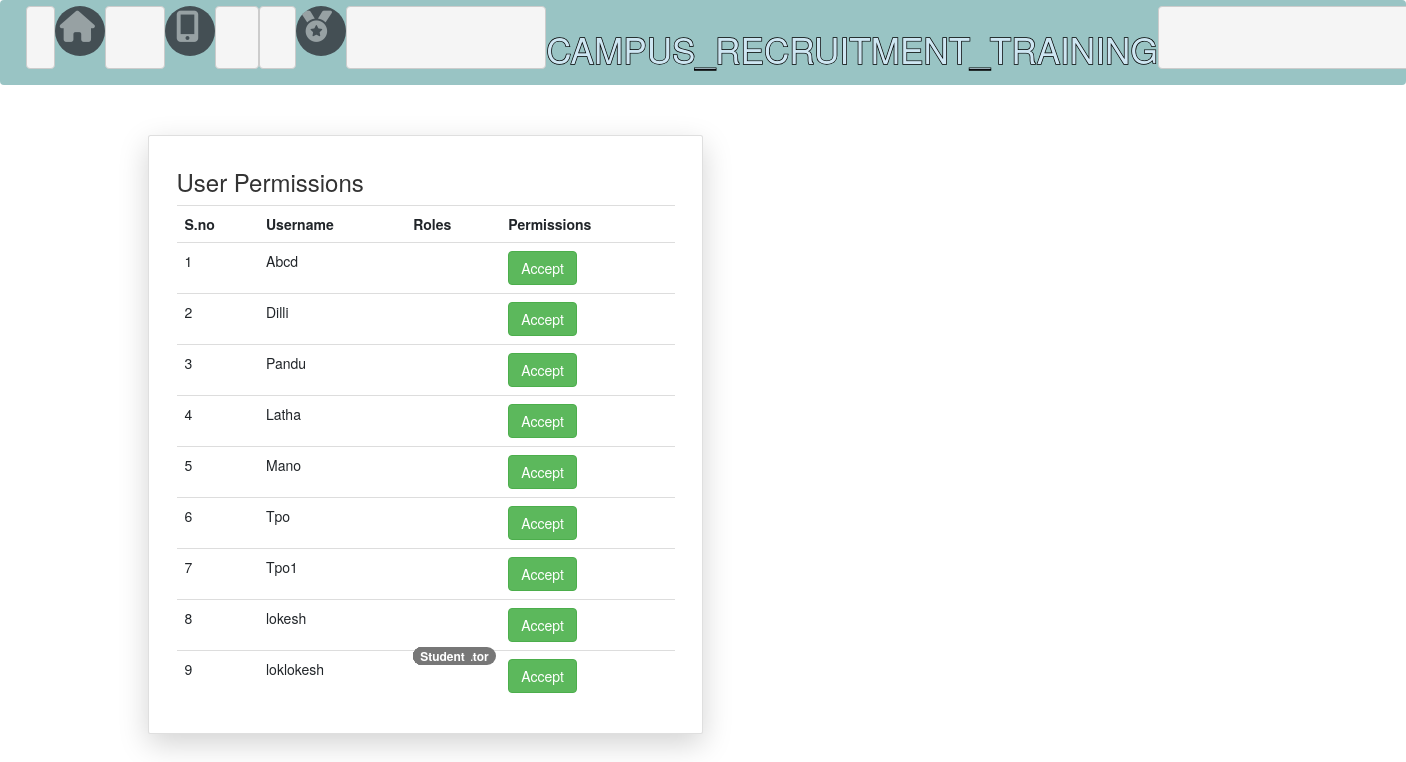
The app's page /per/ with its own data.
### RevisedApp/models.py (models this page shows)
class User(AbstractUser):
	t=[('CSE','CSE'),('ECE','ECE'),('CIVIL','CIVIL'),('Mechanical','Mechanical'),('EEE','EEE'),('MBA','MBA')]
	y=[('III','III'),('IV','IV')]
	rollno=models.CharField(default='17AK1A000',max_length=10)
	dob=models.DateField(null=True)
	year=models.CharField(choices=y,max_length=5,null=True)
	dept=models.CharField(choices=t,max_length=12,null=True)
	phone_no=models.IntegerField(null=True)
	percentage=models.IntegerField(null=True)
	backlogs=models.IntegerField(null=True)
	pass_year=models.IntegerField(null=True)
	address=models.CharField(max_length=250,null=True)
	r=[(1,'coordinator'),(2,'Student'),(3,'Guest')]
	role=models.IntegerField(choices=r,default=3)

### RevisedApp/views.py (the view)
# urls.py: path('per/',views.permissions,name='perm'),
def permissions(request):
	ty=User.objects.all()
	return render(request,'html/permissions.html',{'q':ty})

### RevisedApp/templates/html/permissions.html (shortened to what this page needs)
{% extends 'html/base.html' %}
{% block content %}
  <div class = "container">
  <div class = "card col-md-6 mx-auto mt-5 shadow-lg">
    <div class="card-body">
			<h3>User Permissions</h3>
			<table class="table table-borderless">
				<tr>
					<th>S.no</th>
					<th>Username</th>
					<th>Roles</th>
					<th>Permissions</th>
				</tr>
				{% for j in q %}
				<tr>
					<td>{{forloop.counter}}</td>
					<td>{{j.username}}</td>
					<td>
						{% if j.username.is_superuser %}
						<span class="badge badge-pills badge-warning">Admin</span>
						{% elif j.role == 1 %}
						<span class="badge badge-pills badge-warning">Coordinator</span>
						{% elif j.role == 2 %}
						<span class="badge badge-pills badge-warning">Student</span>
						{% else %}
						<span class="badge badge-pills badge-warning">Guest</span>
						{% endif %}
				</td>
					<td colspan="3">
						<a href="{% url 'gp' j.id %}" class="btn btn-success">Accept</a>
					</td>
				</tr>
				{% endfor %}
						</table>
	</div>
</div>
</div>
{% endblock %}

### RevisedApp/templates/html/base.html (style rules this page uses)
body { background: url(https://images.unsplash.com/photo-1542810104-c5f07c7357ff?ixlib=rb-1.2.1&ixid=MnwxMjA3fDB8MHxleHBsb3JlLWZlZWR8MTV8fHxlbnwwfHx8fA%3D%3D&auto=format&fit=crop&w=600&q=60) no-repeat; background-size: cover; height: 100vh; background-position: left; }
span { color:#999; font-size:12px; bottom:68px; position:absolute; }

### records on screen
User: username "Abcd"
User: username "Dilli"
User: username "Pandu"
User: username "Latha"
User: username "Mano"
User: username "Tpo"
User: username "Tpo1"
User: username "lokesh"
User: username "loklokesh", role "Student"
